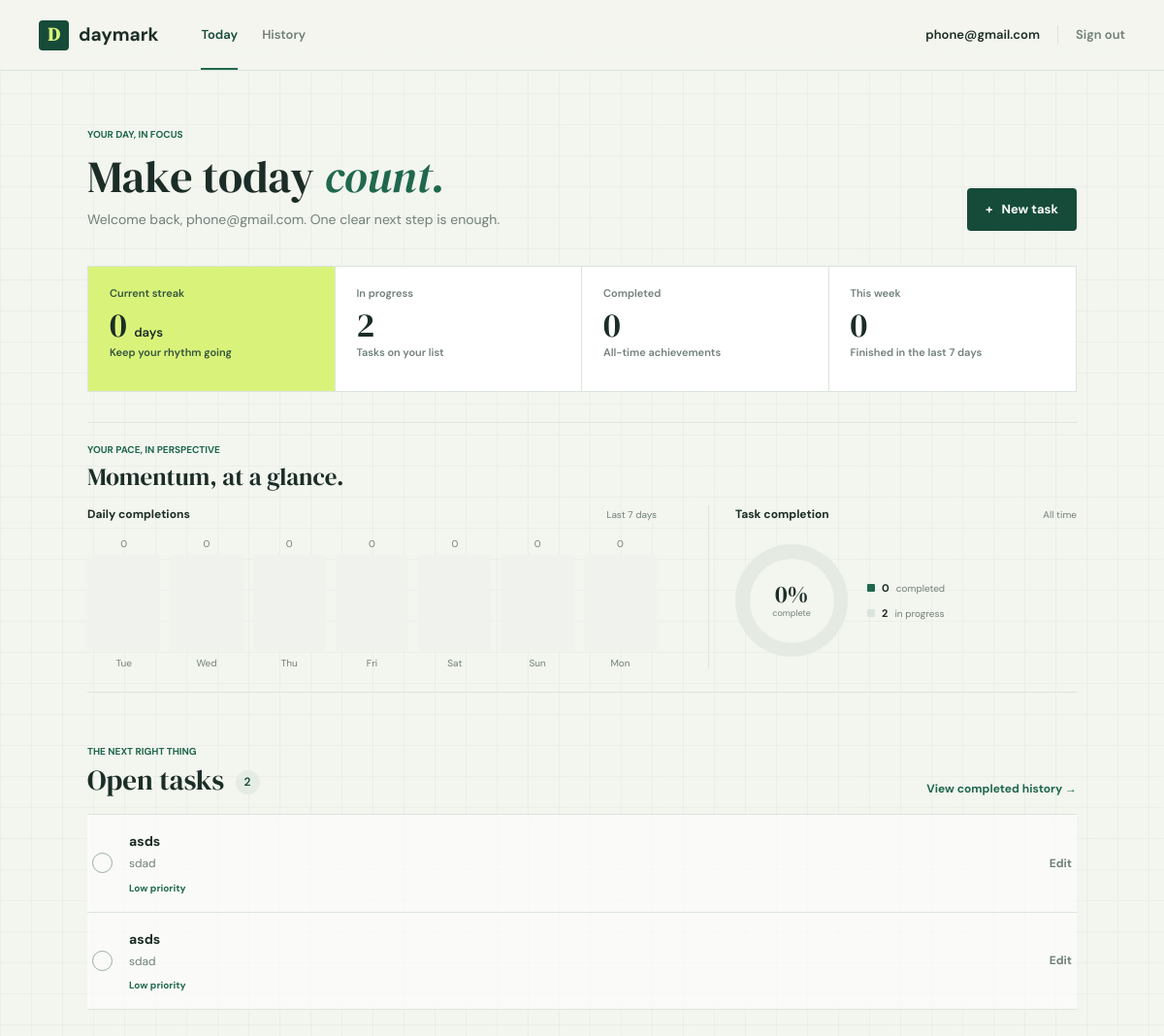
Page /todos/ (signed in) on the committed database.
### models.py (models this page shows)
class Todos(Base):
    __tablename__ = "todos"
    id = Column(Integer, primary_key=True, index=True)
    title = Column(String)
    description = Column(String, nullable=True)
    priority = Column(Integer)
    complete = Column(Boolean, default=False)
    completed_at = Column(DateTime(timezone=True), nullable=True)
    due_date = Column(Date, nullable=True)
    owner_id = Column(Integer, ForeignKey("users.id"))
    owner = relationship("Users", back_populates="todos")

### routers/todos.py (the view)
@router.get("/", response_class=HTMLResponse)
async def read_all_by_user(request: Request, db: Session = Depends(get_db)):
    user = await require_user(request)
    if user is None:
        return RedirectResponse(url="/auth/", status_code=status.HTTP_303_SEE_OTHER)
    todos = (
        db.query(models.Todos)
        .filter(models.Todos.owner_id == user["id"], models.Todos.complete.is_(False))
        .order_by(models.Todos.priority.desc(), models.Todos.due_date.is_(None), models.Todos.due_date)
        .all()
    )
    completed_count = (
        db.query(func.count(models.Todos.id))
        .filter(models.Todos.owner_id == user["id"], models.Todos.complete.is_(True))
        .scalar()
        or 0
    )
    completion_dates = [
        completed_at.date()
        for (completed_at,) in db.query(models.Todos.completed_at).filter(
            models.Todos.owner_id == user["id"],
            models.Todos.complete.is_(True),
            models.Todos.completed_at.is_not(None),
        )
    ]
    today = datetime.now(timezone.utc).date()
    weekly_activity = build_weekly_activity(completion_dates, today)
    completed_this_week = sum(day["count"] for day in weekly_activity)
    open_count = len(todos)
    total_count = open_count + completed_count
    completion_rate = round(completed_count / total_count * 100) if total_count else 0
    return render_template(
        templates,
        request,
        "home.html",
        {
            "user": user,
            "todos": todos,
            "open_count": open_count,
            "completed_count": completed_count,
            "completed_this_week": completed_this_week,
            "weekly_activity": weekly_activity,
            "completion_rate": completion_rate,
            "streak": calculate_streak(completion_dates),
            "today": today,
        },
    )

### templates/home.html (shortened to what this page needs)
{% extends 'layout.html' %}
{% block content %}
<section class="welcome-row">
    <div>
        <p class="eyebrow">YOUR DAY, IN FOCUS</p>
        <h1>Make today <em>count.</em></h1>
        <p class="welcome-copy">Welcome back, {{ user.username }}. One clear next step is enough.</p>
    </div>
    <a class="button button-dark" href="/todos/add-todo"><span aria-hidden="true">+</span> New task</a>
</section>
<section class="stats-grid" aria-label="Your progress">
    <article class="stat-block stat-highlight">
        <p class="stat-label">Current streak</p>
        <p class="stat-value">{{ streak }} <span>day{% if streak != 1 %}s{% endif %}</span></p>
        <p class="stat-foot">Keep your rhythm going</p>
    </article>
    <article class="stat-block">
        <p class="stat-label">In progress</p>
        <p class="stat-value">{{ open_count }}</p>
        <p class="stat-foot">Tasks on your list</p>
    </article>
    <article class="stat-block">
        <p class="stat-label">Completed</p>
        <p class="stat-value">{{ completed_count }}</p>
        <p class="stat-foot">All-time achievements</p>
    </article>
    <article class="stat-block">
        <p class="stat-label">This week</p>
        <p class="stat-value">{{ completed_this_week }}</p>
        <p class="stat-foot">Finished in the last 7 days</p>
    </article>
</section>
<section class="insights-section" aria-label="Completion charts">
    <div class="insights-heading">
        <div>
            <p class="eyebrow">YOUR PACE, IN PERSPECTIVE</p>
            <h2>Momentum, at a glance.</h2>
        </div>
    </div>
    <div class="insights-grid">
        <article class="chart-panel">
            <div class="chart-title-row">
                <h3>Daily completions</h3>
                <span>Last 7 days</span>
            </div>
            <div class="bar-chart" role="img" aria-label="Tasks completed each day over the last seven days">
                {% for day in weekly_activity %}
                <div class="bar-column" aria-label="{{ day.date }}: {{ day.count }} completed">
                    <span class="bar-value">{{ day.count }}</span>
                    <div class="bar-track"><span class="bar-fill {% if day.is_today %}bar-today{% endif %}" style="--bar-height: {{ day.height }}%"></span></div>
                    <span class="bar-label">{{ day.label }}</span>
                </div>
                {% endfor %}
            </div>
        </article>
        <article class="chart-panel completion-panel">
            <div class="chart-title-row">
                <h3>Task completion</h3>
                <span>All time</span>
            </div>
            <div class="completion-content">
                <div class="completion-chart" style="--done-angle: {{ completion_rate * 3.6 }}deg" role="img" aria-label="{{ completed_count }} of {{ open_count + completed_count }} tasks completed">
                    <div class="completion-hole">
                        <strong>{{ completion_rate }}%</strong>
                        <span>complete</span>
                    </div>
                </div>
                <div class="chart-legend">
                    <p><span class="legend-swatch legend-done"></span><strong>{{ completed_count }}</strong> completed</p>
                    <p><span class="legend-swatch legend-open"></span><strong>{{ open_count }}</strong> in progress</p>
                </div>
            </div>
        </article>
    </div>
</section>
<section class="task-section">
    <div class="section-heading">
        <div>
            <p class="eyebrow">THE NEXT RIGHT THING</p>
            <h2>Open tasks <span class="count-pill">{{ open_count }}</span></h2>
        </div>
        <a class="text-link" href="/todos/history">View completed history <span aria-hidden="true">&#8594;</span></a>
    </div>
    {% if todos %}
    <div class="task-list">
        {% for todo in todos %}
        <article class="task-row">
            <form class="complete-form" method="post" action="/todos/complete/{{ todo.id }}">
                <button class="check-button" type="submit" aria-label="Complete {{ todo.title }}" title="Mark complete"></button>
            </form>
            <div class="task-main">
                <a class="task-title" href="/todos/edit-todo/{{ todo.id }}">{{ todo.title }}</a>
                {% if todo.description %}<p class="task-description">{{ todo.description }}</p>{% endif %}
                <div class="task-meta">
                    <span class="priority-tag {% if todo.priority >= 4 %}priority-high{% elif todo.priority == 3 %}priority-medium{% else %}priority-low{% endif %}">
                        {% if todo.priority >= 4 %}High{% elif todo.priority == 3 %}Medium{% else %}Low{% endif %} priority
                    </span>
                </div>
            </div>
            <a class="row-action" href="/todos/edit-todo/{{ todo.id }}">Edit</a>
        </article>
        {% endfor %}
    </div>
    {% endif %}
</section>
{% endblock %}

### rows in the picture
Todos: title "asds", description "sdad", priority "Low"
Todos: title "asds", description "sdad", priority "Low"

### other values in the picture
{{ user.username }} "phone@gmail.com"
{{ streak }} "0"
{{ open_count }} "2"
{{ completed_count }} "0"
{{ completed_this_week }} "0"
{{ day.count }} "0" "0" "0" "0" "0" "0" "0"
{{ day.label }} "Tue" "Wed" "Thu" "Fri" "Sat" "Sun" "Mon"
{{ completion_rate }} "0"
